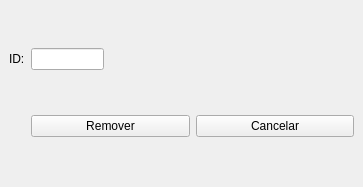
<?xml version="1.0" encoding="UTF-8"?>
<ui version="4.0">
 <class>MainWindow</class>
 <widget class="QMainWindow" name="MainWindow">
  <property name="geometry">
   <rect>
    <x>0</x>
    <y>0</y>
    <width>363</width>
    <height>187</height>
   </rect>
  </property>
  <property name="windowTitle">
   <string>MainWindow</string>
  </property>
  <property name="styleSheet">
   <string notr="true">font: 14pt &quot;Microsoft YaHei&quot;;</string>
  </property>
  <widget class="QWidget" name="centralwidget">
   <layout class="QGridLayout" name="gridLayout">
    <item row="0" column="0">
     <layout class="QVBoxLayout" name="verticalLayout">
      <item>
       <widget class="QLabel" name="label">
        <property name="text">
         <string>ID:</string>
        </property>
       </widget>
      </item>
     </layout>
    </item>
    <item row="0" column="1">
     <layout class="QHBoxLayout" name="horizontalLayout">
      <item>
       <widget class="QLineEdit" name="id_lineEdit"/>
      </item>
      <item>
       <spacer name="horizontalSpacer">
        <property name="orientation">
         <enum>Qt::Horizontal</enum>
        </property>
        <property name="sizeType">
         <enum>QSizePolicy::Fixed</enum>
        </property>
        <property name="sizeHint" stdset="0">
         <size>
          <width>250</width>
          <height>20</height>
         </size>
        </property>
       </spacer>
      </item>
     </layout>
    </item>
    <item row="1" column="1">
     <layout class="QHBoxLayout" name="horizontalLayout_2">
      <item>
       <widget class="QPushButton" name="remv_pushButton">
        <property name="text">
         <string>Remover</string>
        </property>
       </widget>
      </item>
      <item>
       <widget class="QPushButton" name="cncl_pushButton">
        <property name="text">
         <string>Cancelar</string>
        </property>
       </widget>
      </item>
     </layout>
    </item>
   </layout>
  </widget>
 </widget>
 <resources/>
 <connections/>
</ui>
